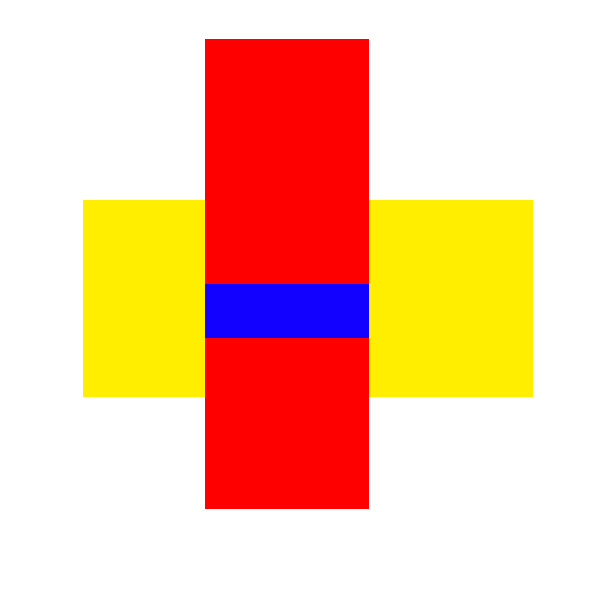
#> input picture hwang/imgSet/findRectangle/real_2.jpg, 600 x 600 px, found by its file name
$ python rectangleDectection.py
#> lines starting #> are read from the running program, lines starting #| are printed output that depends on the picture; after the words box and inside, x2 and y2 are one past the last pixel; in counts of white or black regions, pixels touching at a corner belong together
import cv2 as cv

###############################################
# 이미지에서 네모 찾기 코드
# 이미지를 binary 처리한 다음, 거기서 contour 정보를 찾아낸다.
# contour의 꼭지점이 4개면 네모일 것이다.
###############################################

# 이미지 파일 불러오기(컬러)
imgColor = cv.imread('hwang/imgSet/findRectangle/real_2.jpg', cv.IMREAD_COLOR)
#> imgColor is the input picture: shape (600, 600, 3); mean B, G, R 166.8, 197.8, 249

# 컬러 이미지를 그레이스케일로 변환
imgGrayscale = cv.cvtColor(imgColor, cv.COLOR_BGR2GRAY)
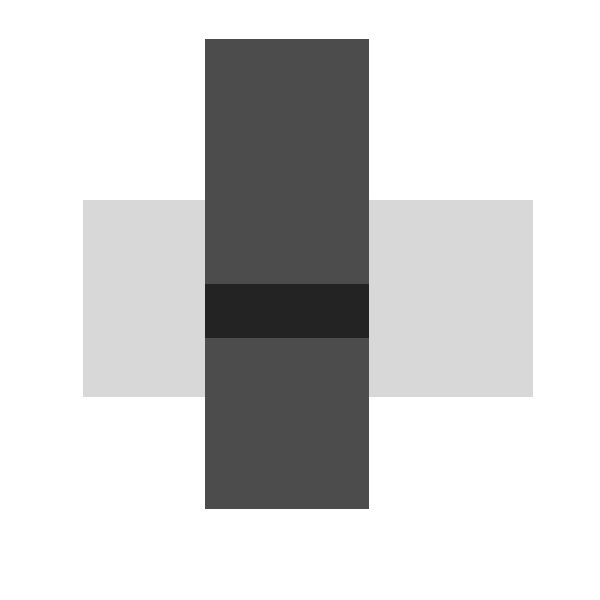
#> imgGrayscale: shape (600, 600); min 33, max 255, mean 209.5

# 그레이스케일로 변환된 이미지를 바이너리로 변환
ret, imgBinary = cv.threshold(imgGrayscale, 0, 255, cv.THRESH_BINARY_INV | cv.THRESH_OTSU)
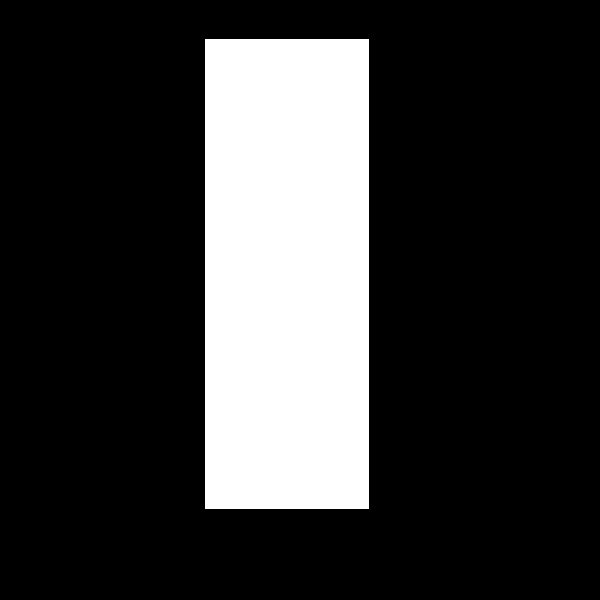
#> imgBinary: shape (600, 600); 21.4% white; 1 white region, box (x1, y1, x2, y2) and area: (205, 39, 369, 509) 77080
#> ret = 81

# contours = 동일한 색을 가지고 있는 영역의 경계선 정보
# RETR_EXTERNAL = contours 정보 중에서 바깥쪽 라인만 찾는다.
# CHAIN_APPROX_SIMPLE = contours 라인을 그릴 수 있는 포인트를 반환
contours, hierarchy = cv.findContours(imgBinary, cv.RETR_EXTERNAL, cv.CHAIN_APPROX_SIMPLE)
#> contours = [[[205, 39], [205, 508], [368, 508], [368, 39]]]

# contour 정보를 얻었으면, 이제 각 contour의 꼭지점 갯수가 4개인 것만 표시한다.
for count in contours:
    #countours의 꼭지점 갯수
    size = len(count)

    # epsilon = 근사 정확도, 외곽선 길이값 구하기 위한 값, 외곽선이 닫힌 폐외곽선 기준
    epsilon = 0.005 * cv.arcLength(count, True)
    # approx = epsilon값에 따라 꼭지점 수를 줄여서 새로운 도형을 반환
    approx = cv.approxPolyDP(count, epsilon, True)

    # 반환된 도형의 꼭지점 갯수
    size = len(approx)

    if size == 4:
        cv.line(imgColor, tuple(approx[0][0]), tuple(approx[size-1][0]), (0, 255, 0), 3)
        for k in range(size - 1):
            cv.line(imgColor, tuple(approx[k][0]), tuple(approx[k + 1][0]),(0, 255, 0), 3)
#> this loop made 1 pass
#> (epsilon, approx) on pass 1: (6.32, [[205, 39], [205, 508], [368, 508], [368, 39]])
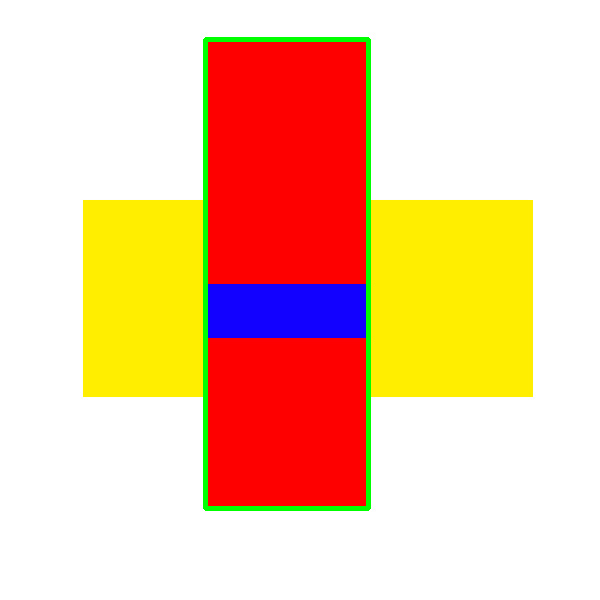
#> imgColor: shape (600, 600, 3); 1.75% of pixels changed, all inside (x1, y1, x2, y2) = (203, 37, 371, 511)

cv.imshow('result', imgColor)
cv.waitKey(0)

$ run again, with hwang/imgSet/findRectangle/real_1.jpg copied over hwang/imgSet/findRectangle/real_2.jpg
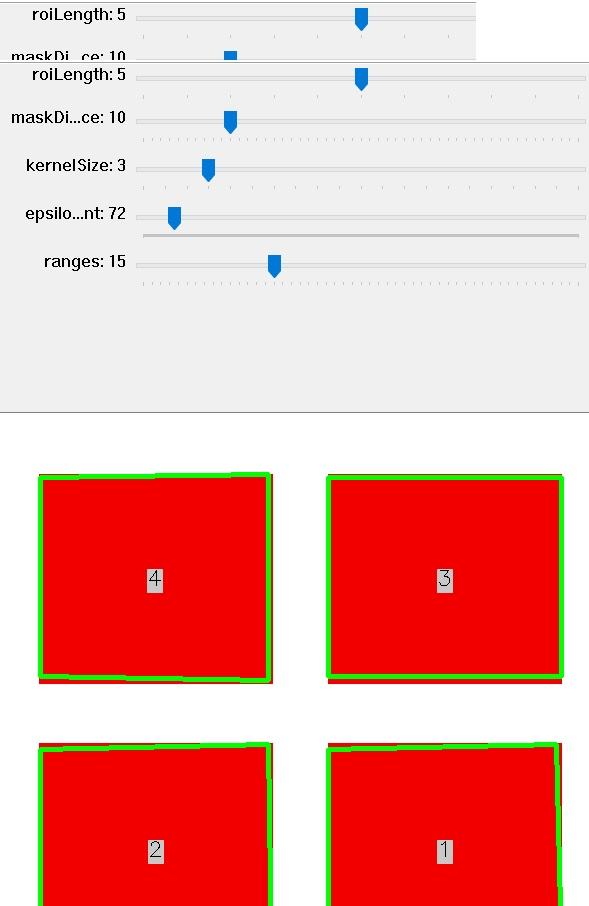
#> input picture hwang/imgSet/findRectangle/real_1.jpg, 589 x 906 px, found by its file name
#> imgColor is the input picture: shape (906, 589, 3); mean B, G, R 163, 169.1, 234.8
#> `ret, imgBinary = cv.threshold(imgGrayscale, 0, 255, cv.THRESH_BINARY_I..`:
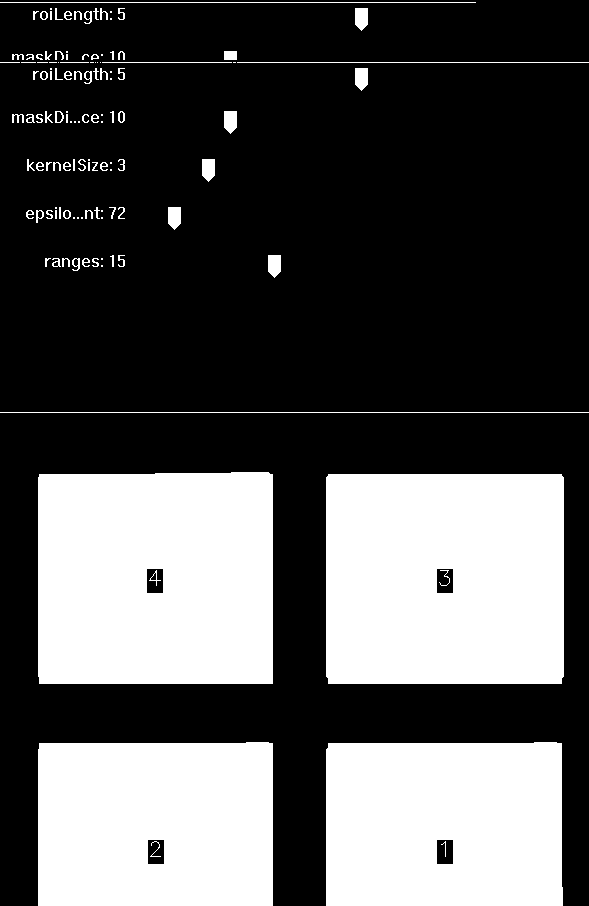
#> imgBinary: shape (906, 589); 33.8% white; 124 white regions (41 under 20 px)
#> ret = 161
#> contours = 120 contours, 84 with area under 20; largest, box (x1, y1, x2, y2) and area: (326, 474, 564, 684) 49501, (38, 472, 273, 684) 49050, (326, 742, 563, 906) 38102, (38, 742, 273, 906) 37926, (268, 255, 281, 278) 228
#> the loop `for count in contours:` made 120 passes
#> epsilon on passes 8 to 15: 0.219, 0.188, 0.239, 0.217, 0.208, 0.125, 0.305, 0.271
#> after the loop `for count in contours:`:
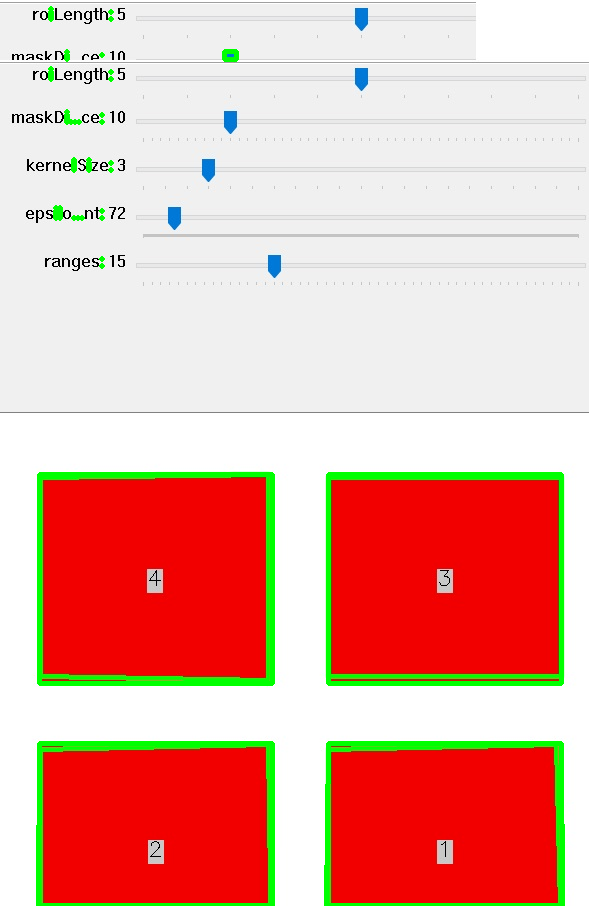
#> imgColor: shape (906, 589, 3); 3.16% of pixels changed, all inside (x1, y1, x2, y2) = (36, 6, 565, 906)

$ run again, with hwang/imgSet/findRectangle/real_3.jpg copied over hwang/imgSet/findRectangle/real_2.jpg
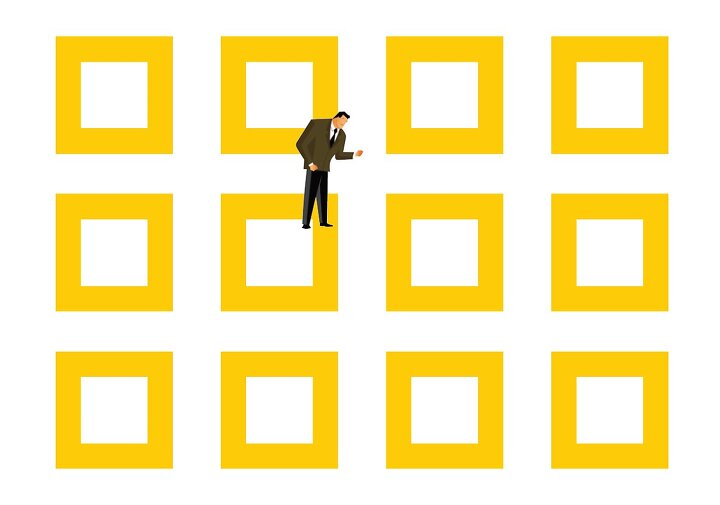
#> input picture hwang/imgSet/findRectangle/real_3.jpg, 720 x 505 px, found by its file name
#> imgColor is the input picture: shape (505, 720, 3); mean B, G, R 177.8, 237.2, 251.9
#> `ret, imgBinary = cv.threshold(imgGrayscale, 0, 255, cv.THRESH_BINARY_I..`:
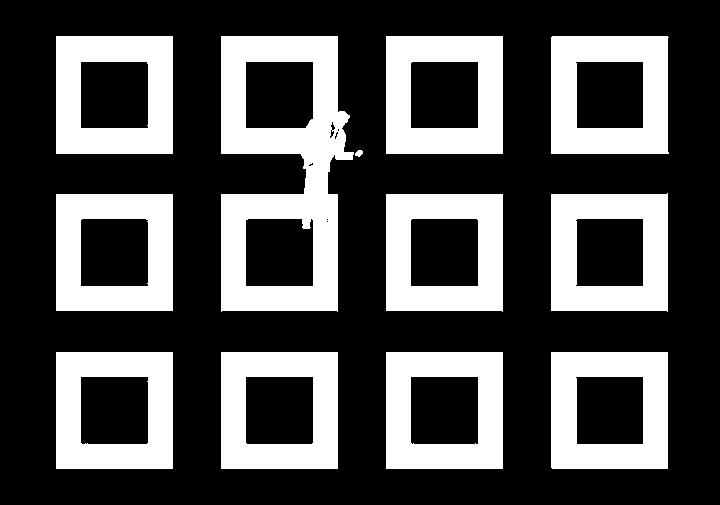
#> imgBinary: shape (505, 720); 31.1% white; 12 white regions
#> ret = 223
#> contours = 12 contours; largest, box (x1, y1, x2, y2) and area: (221, 36, 354, 312) 28454, (551, 36, 669, 154) 13574, (386, 36, 503, 154) 13572, (56, 36, 173, 154) 13572, (551, 193, 668, 312) 13457
#> the loop `for count in contours:` made 12 passes
#> (epsilon, approx) on passes 1 to 7: (2.32, [[551, 352], [551, 467], [667, 468], [667, 352]]), (2.32, [[386, 352], [386, 468], [502, 468], [502, 352]]), (2.32, [[221, 352], [221, 468], [337, 468], [337, 352]]), (2.32, [[56, 352], [56, 468], [172, 468], [172, 352]]), (2.33, [[386, 194], [386, 310], [502, 311], [502, 194]]), (2.32, [[56, 194], [56, 310], [172, 310], [172, 194]]), (2.33, [[667, 193], [551, 194], [551, 310], [667, 311]])
#> after the loop `for count in contours:`:
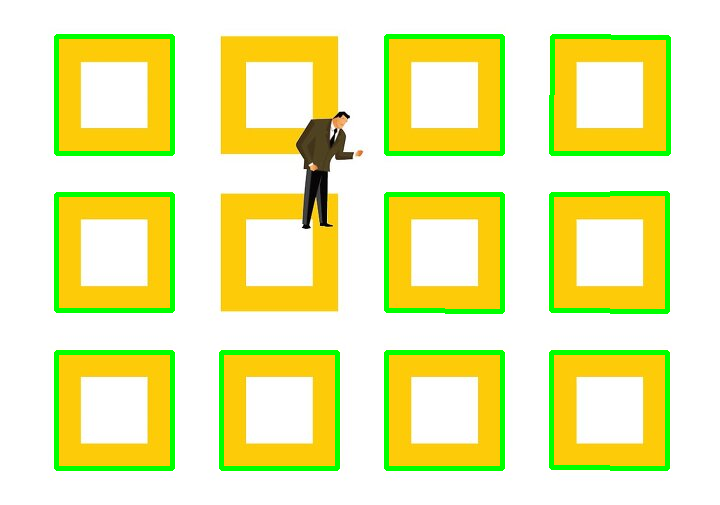
#> imgColor: shape (505, 720, 3); 6.36% of pixels changed, all inside (x1, y1, x2, y2) = (54, 34, 671, 471)

$ run again, with hwang/imgSet/findRectangle/real_4.jpg copied over hwang/imgSet/findRectangle/real_2.jpg
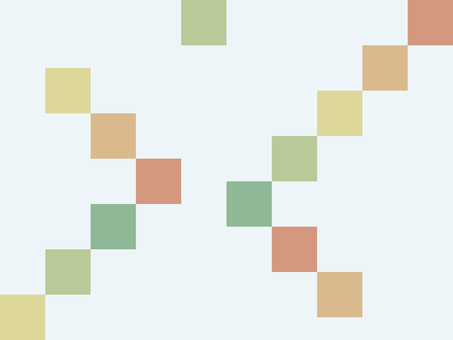
#> input picture hwang/imgSet/findRectangle/real_4.jpg, 453 x 340 px, found by its file name
#> imgColor is the input picture: shape (340, 453, 3); mean B, G, R 228.5, 234.3, 230
#> `ret, imgBinary = cv.threshold(imgGrayscale, 0, 255, cv.THRESH_BINARY_I..`:
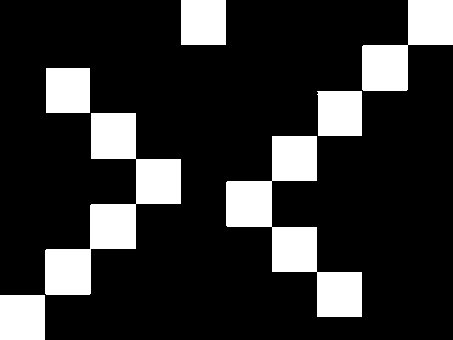
#> imgBinary: shape (340, 453); 18.6% white; 7 white regions
#> ret = 214
#> contours = 7 contours; box (x1, y1, x2, y2) and area: (45, 113, 181, 295) 7920, (226, 136, 362, 317) 7832, (362, 0, 453, 91) 3960, (0, 295, 45, 340) 1936, (181, 0, 226, 45) 1936, (317, 91, 362, 136) 1894, (46, 68, 90, 113) 1892
#> the loop `for count in contours:` made 7 passes
#> epsilon on passes 2, 3, 4, 6: 3.58, 3.58, 0.881, 1.79
#> after the loop `for count in contours:`:
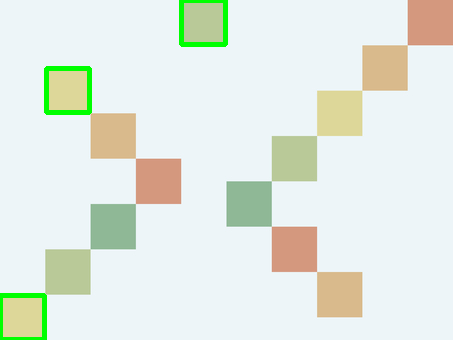
#> imgColor: shape (340, 453, 3); 1.51% of pixels changed, all inside (x1, y1, x2, y2) = (0, 0, 228, 340)
